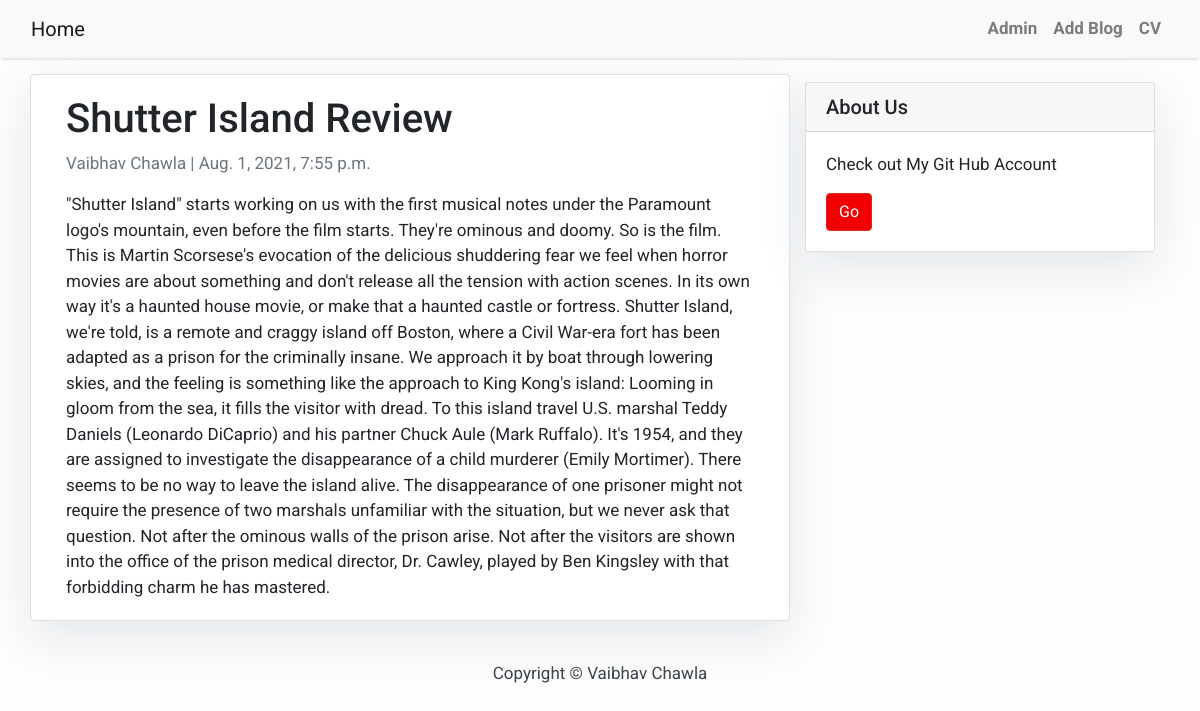
Page /Shutter-Island-Review/ on the committed database.
### blog/models.py (models this page shows, shortened)
class Post(models.Model):
    title = models.CharField(max_length=200, unique=True)
    slug = models.SlugField(max_length=200, unique=True)
    author = models.CharField( max_length=200)
    updated_on = models.DateTimeField(auto_now= True)
    content = models.TextField()
    created_on = models.DateTimeField(auto_now_add=True)
    status = models.IntegerField(choices=STATUS, default=0)
    class Meta:
        ordering = ['-created_on']

### blog/views.py (the view)
# urls.py: path('<slug:slug>/', views.PostDetail.as_view(), name='post_detail'),
class PostDetail(generic.DetailView):
    model = Post
    template_name = 'post_detail.html'

### templates/post_detail.html
{% extends 'base.html' %} {% block content %}
<div class="container">
  <div class="row">
    <div class="col-md-8 card mb-4  mt-3 left  top">
      <div class="card-body">
        <h1>{% block title %} {{ object.title }} {% endblock title %}</h1>
        <p class=" text-muted">{{ post.author }} | {{ post.created_on }}</p>
        <p class="card-text ">{{ object.content | safe }}</p>
      </div>
    </div>
    {% block sidebar %} {% include 'sidebar.html' %} {% endblock sidebar %}
  </div>
</div>
{% endblock content %}

### templates/base.html (style rules this page uses)
body { font-family: "Roboto", sans-serif; font-size: 17px; background-color: #fdfdfd; }

### templates/sidebar.html (style rules this page uses)
.card { box-shadow: 0 16px 48px #E3E7EB; }

### rows in the picture
Post: title "Shutter Island Review", author "Vaibhav Chawla", created_on "Aug. 1, 2021, 7:55 p.m.", content "\"Shutter Island\" starts working on us with the first musical notes under the Paramount logo's mountain, even before the film starts. They're ominous and doomy. So is the film. This is Martin Scorsese's evocation of the delicious shuddering fear we feel when horror movies are about something and don't release all the tension with action scenes. In its own way it's a haunted house movie, or make that a haunted castle or fortress. Shutter Island, we're told, is a remote and craggy island off Boston, where a Civil War-era fort has been adapted as a prison for the criminally insane. We approach it by boat through lowering skies, and the feeling is something like the approach to King Kong's…"
